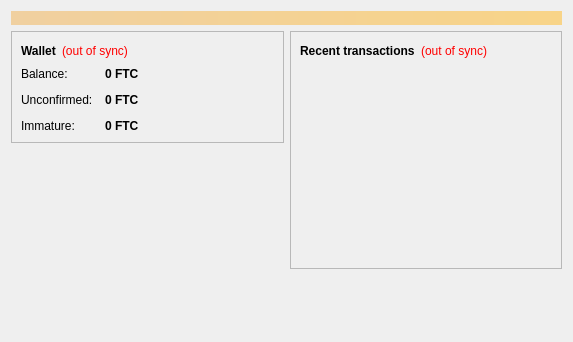
<?xml version="1.0" encoding="UTF-8"?>
<ui version="4.0">
 <class>OverviewPage</class>
 <widget class="QWidget" name="OverviewPage">
  <property name="geometry">
   <rect>
    <x>0</x>
    <y>0</y>
    <width>573</width>
    <height>342</height>
   </rect>
  </property>
  <property name="windowTitle">
   <string>Form</string>
  </property>
  <layout class="QVBoxLayout" name="topLayout">
   <item>
    <widget class="QLabel" name="labelAlerts">
     <property name="visible">
      <bool>false</bool>
     </property>
     <property name="styleSheet">
      <string notr="true">background-color: qlineargradient(x1: 0, y1: 0, x2: 1, y2: 0, stop:0 #F0D0A0, stop:1 #F8D488); color:#000000;</string>
     </property>
     <property name="wordWrap">
      <bool>true</bool>
     </property>
     <property name="margin">
      <number>3</number>
     </property>
    </widget>
   </item>
   <item>
    <layout class="QHBoxLayout" name="horizontalLayout" stretch="1,1">
     <item>
      <layout class="QVBoxLayout" name="verticalLayout_2">
       <item>
        <widget class="QFrame" name="frame">
         <property name="frameShape">
          <enum>QFrame::StyledPanel</enum>
         </property>
         <property name="frameShadow">
          <enum>QFrame::Raised</enum>
         </property>
         <layout class="QVBoxLayout" name="verticalLayout_4">
          <item>
           <layout class="QHBoxLayout" name="horizontalLayout_4">
            <item>
             <widget class="QLabel" name="label_5">
              <property name="font">
               <font>
                <weight>75</weight>
                <bold>true</bold>
               </font>
              </property>
              <property name="text">
               <string>Wallet</string>
              </property>
             </widget>
            </item>
            <item>
             <widget class="QLabel" name="labelWalletStatus">
              <property name="toolTip">
               <string>The displayed information may be out of date. Your wallet automatically synchronizes with the academiccoin network after a connection is established, but this process has not completed yet.</string>
              </property>
              <property name="styleSheet">
               <string notr="true">QLabel { color: red; }</string>
              </property>
              <property name="text">
               <string notr="true">(out of sync)</string>
              </property>
              <property name="alignment">
               <set>Qt::AlignLeading|Qt::AlignLeft|Qt::AlignVCenter</set>
              </property>
             </widget>
            </item>
            <item>
             <spacer name="horizontalSpacer_2">
              <property name="orientation">
               <enum>Qt::Horizontal</enum>
              </property>
              <property name="sizeHint" stdset="0">
               <size>
                <width>40</width>
                <height>20</height>
               </size>
              </property>
             </spacer>
            </item>
           </layout>
          </item>
          <item>
           <layout class="QFormLayout" name="formLayout_2">
            <property name="fieldGrowthPolicy">
             <enum>QFormLayout::AllNonFixedFieldsGrow</enum>
            </property>
            <property name="horizontalSpacing">
             <number>12</number>
            </property>
            <property name="verticalSpacing">
             <number>12</number>
            </property>
            <item row="0" column="0">
             <widget class="QLabel" name="label">
              <property name="text">
               <string>Balance:</string>
              </property>
             </widget>
            </item>
            <item row="0" column="1">
             <widget class="QLabel" name="labelBalance">
              <property name="font">
               <font>
                <weight>75</weight>
                <bold>true</bold>
               </font>
              </property>
              <property name="cursor">
               <cursorShape>IBeamCursor</cursorShape>
              </property>
              <property name="toolTip">
               <string>Your current balance</string>
              </property>
              <property name="text">
               <string notr="true">0 FTC</string>
              </property>
              <property name="textInteractionFlags">
               <set>Qt::LinksAccessibleByMouse|Qt::TextSelectableByKeyboard|Qt::TextSelectableByMouse</set>
              </property>
             </widget>
            </item>
            <item row="1" column="0">
             <widget class="QLabel" name="label_3">
              <property name="text">
               <string>Unconfirmed:</string>
              </property>
             </widget>
            </item>
            <item row="1" column="1">
             <widget class="QLabel" name="labelUnconfirmed">
              <property name="font">
               <font>
                <weight>75</weight>
                <bold>true</bold>
               </font>
              </property>
              <property name="cursor">
               <cursorShape>IBeamCursor</cursorShape>
              </property>
              <property name="toolTip">
               <string>Total of transactions that have yet to be confirmed, and do not yet count toward the current balance</string>
              </property>
              <property name="text">
               <string notr="true">0 FTC</string>
              </property>
              <property name="textInteractionFlags">
               <set>Qt::LinksAccessibleByMouse|Qt::TextSelectableByKeyboard|Qt::TextSelectableByMouse</set>
              </property>
             </widget>
            </item>
            <item row="2" column="0">
             <widget class="QLabel" name="labelImmatureText">
              <property name="text">
               <string>Immature:</string>
              </property>
             </widget>
            </item>
            <item row="2" column="1">
             <widget class="QLabel" name="labelImmature">
              <property name="font">
               <font>
                <weight>75</weight>
                <bold>true</bold>
               </font>
              </property>
              <property name="toolTip">
               <string>Mined balance that has not yet matured</string>
              </property>
              <property name="text">
               <string notr="true">0 FTC</string>
              </property>
              <property name="textInteractionFlags">
               <set>Qt::LinksAccessibleByMouse|Qt::TextSelectableByKeyboard|Qt::TextSelectableByMouse</set>
              </property>
             </widget>
            </item>
           </layout>
          </item>
         </layout>
        </widget>
       </item>
       <item>
        <spacer name="verticalSpacer">
         <property name="orientation">
          <enum>Qt::Vertical</enum>
         </property>
         <property name="sizeHint" stdset="0">
          <size>
           <width>20</width>
           <height>40</height>
          </size>
         </property>
        </spacer>
       </item>
      </layout>
     </item>
     <item>
      <layout class="QVBoxLayout" name="verticalLayout_3">
       <item>
        <widget class="QFrame" name="frame_2">
         <property name="frameShape">
          <enum>QFrame::StyledPanel</enum>
         </property>
         <property name="frameShadow">
          <enum>QFrame::Raised</enum>
         </property>
         <layout class="QVBoxLayout" name="verticalLayout">
          <item>
           <layout class="QHBoxLayout" name="horizontalLayout_2">
            <item>
             <widget class="QLabel" name="label_4">
              <property name="text">
               <string>&lt;b&gt;Recent transactions&lt;/b&gt;</string>
              </property>
             </widget>
            </item>
            <item>
             <widget class="QLabel" name="labelTransactionsStatus">
              <property name="toolTip">
               <string>The displayed information may be out of date. Your wallet automatically synchronizes with the academiccoin network after a connection is established, but this process has not completed yet.</string>
              </property>
              <property name="styleSheet">
               <string notr="true">QLabel { color: red; }</string>
              </property>
              <property name="text">
               <string notr="true">(out of sync)</string>
              </property>
              <property name="alignment">
               <set>Qt::AlignRight|Qt::AlignTrailing|Qt::AlignVCenter</set>
              </property>
             </widget>
            </item>
            <item>
             <spacer name="horizontalSpacer">
              <property name="orientation">
               <enum>Qt::Horizontal</enum>
              </property>
              <property name="sizeHint" stdset="0">
               <size>
                <width>40</width>
                <height>20</height>
               </size>
              </property>
             </spacer>
            </item>
           </layout>
          </item>
          <item>
           <widget class="QListView" name="listTransactions">
            <property name="styleSheet">
             <string notr="true">QListView { background: transparent; }</string>
            </property>
            <property name="frameShape">
             <enum>QFrame::NoFrame</enum>
            </property>
            <property name="verticalScrollBarPolicy">
             <enum>Qt::ScrollBarAlwaysOff</enum>
            </property>
            <property name="horizontalScrollBarPolicy">
             <enum>Qt::ScrollBarAlwaysOff</enum>
            </property>
            <property name="selectionMode">
             <enum>QAbstractItemView::NoSelection</enum>
            </property>
           </widget>
          </item>
         </layout>
        </widget>
       </item>
       <item>
        <spacer name="verticalSpacer_2">
         <property name="orientation">
          <enum>Qt::Vertical</enum>
         </property>
         <property name="sizeHint" stdset="0">
          <size>
           <width>20</width>
           <height>40</height>
          </size>
         </property>
        </spacer>
       </item>
      </layout>
     </item>
    </layout>
   </item>
  </layout>
 </widget>
 <resources/>
 <connections/>
</ui>
